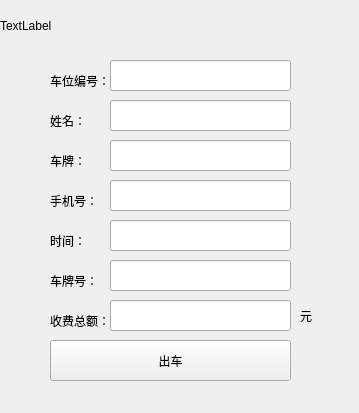
<?xml version="1.0" encoding="UTF-8"?>
<ui version="4.0">
 <class>getIntoInfo</class>
 <widget class="QWidget" name="getIntoInfo">
  <property name="geometry">
   <rect>
    <x>0</x>
    <y>0</y>
    <width>359</width>
    <height>413</height>
   </rect>
  </property>
  <property name="windowTitle">
   <string>Form</string>
  </property>
  <widget class="QLineEdit" name="automobileId">
   <property name="geometry">
    <rect>
     <x>110</x>
     <y>60</y>
     <width>181</width>
     <height>31</height>
    </rect>
   </property>
  </widget>
  <widget class="QLabel" name="label">
   <property name="geometry">
    <rect>
     <x>50</x>
     <y>70</y>
     <width>61</width>
     <height>21</height>
    </rect>
   </property>
   <property name="text">
    <string>车位编号：</string>
   </property>
  </widget>
  <widget class="QLabel" name="label_2">
   <property name="geometry">
    <rect>
     <x>50</x>
     <y>110</y>
     <width>61</width>
     <height>21</height>
    </rect>
   </property>
   <property name="text">
    <string>姓名：</string>
   </property>
  </widget>
  <widget class="QLineEdit" name="automobileName">
   <property name="geometry">
    <rect>
     <x>110</x>
     <y>100</y>
     <width>181</width>
     <height>31</height>
    </rect>
   </property>
  </widget>
  <widget class="QLineEdit" name="automobileCarid">
   <property name="geometry">
    <rect>
     <x>110</x>
     <y>140</y>
     <width>181</width>
     <height>31</height>
    </rect>
   </property>
  </widget>
  <widget class="QLabel" name="label_3">
   <property name="geometry">
    <rect>
     <x>50</x>
     <y>150</y>
     <width>61</width>
     <height>21</height>
    </rect>
   </property>
   <property name="text">
    <string>车牌：</string>
   </property>
  </widget>
  <widget class="QLineEdit" name="automobilePhone">
   <property name="geometry">
    <rect>
     <x>110</x>
     <y>180</y>
     <width>181</width>
     <height>31</height>
    </rect>
   </property>
  </widget>
  <widget class="QLabel" name="label_4">
   <property name="geometry">
    <rect>
     <x>50</x>
     <y>190</y>
     <width>61</width>
     <height>21</height>
    </rect>
   </property>
   <property name="text">
    <string>手机号：</string>
   </property>
  </widget>
  <widget class="QLineEdit" name="automobileTime">
   <property name="geometry">
    <rect>
     <x>110</x>
     <y>220</y>
     <width>181</width>
     <height>31</height>
    </rect>
   </property>
  </widget>
  <widget class="QLabel" name="label_5">
   <property name="geometry">
    <rect>
     <x>50</x>
     <y>230</y>
     <width>61</width>
     <height>21</height>
    </rect>
   </property>
   <property name="text">
    <string>时间：</string>
   </property>
  </widget>
  <widget class="QLineEdit" name="automobileSeat">
   <property name="geometry">
    <rect>
     <x>110</x>
     <y>260</y>
     <width>181</width>
     <height>31</height>
    </rect>
   </property>
  </widget>
  <widget class="QLabel" name="label_6">
   <property name="geometry">
    <rect>
     <x>50</x>
     <y>270</y>
     <width>61</width>
     <height>21</height>
    </rect>
   </property>
   <property name="text">
    <string>车牌号：</string>
   </property>
  </widget>
  <widget class="QLabel" name="lineHeader">
   <property name="geometry">
    <rect>
     <x>0</x>
     <y>0</y>
     <width>361</width>
     <height>51</height>
    </rect>
   </property>
   <property name="text">
    <string>TextLabel</string>
   </property>
  </widget>
  <widget class="QLabel" name="label_8">
   <property name="geometry">
    <rect>
     <x>50</x>
     <y>310</y>
     <width>61</width>
     <height>21</height>
    </rect>
   </property>
   <property name="text">
    <string>收费总额：</string>
   </property>
  </widget>
  <widget class="QLineEdit" name="automobileMoney">
   <property name="geometry">
    <rect>
     <x>110</x>
     <y>300</y>
     <width>181</width>
     <height>31</height>
    </rect>
   </property>
  </widget>
  <widget class="QPushButton" name="pushButton">
   <property name="geometry">
    <rect>
     <x>50</x>
     <y>340</y>
     <width>241</width>
     <height>41</height>
    </rect>
   </property>
   <property name="text">
    <string>出车</string>
   </property>
  </widget>
  <widget class="QLabel" name="label_7">
   <property name="geometry">
    <rect>
     <x>300</x>
     <y>310</y>
     <width>54</width>
     <height>12</height>
    </rect>
   </property>
   <property name="text">
    <string>元</string>
   </property>
  </widget>
 </widget>
 <resources/>
 <connections/>
</ui>
